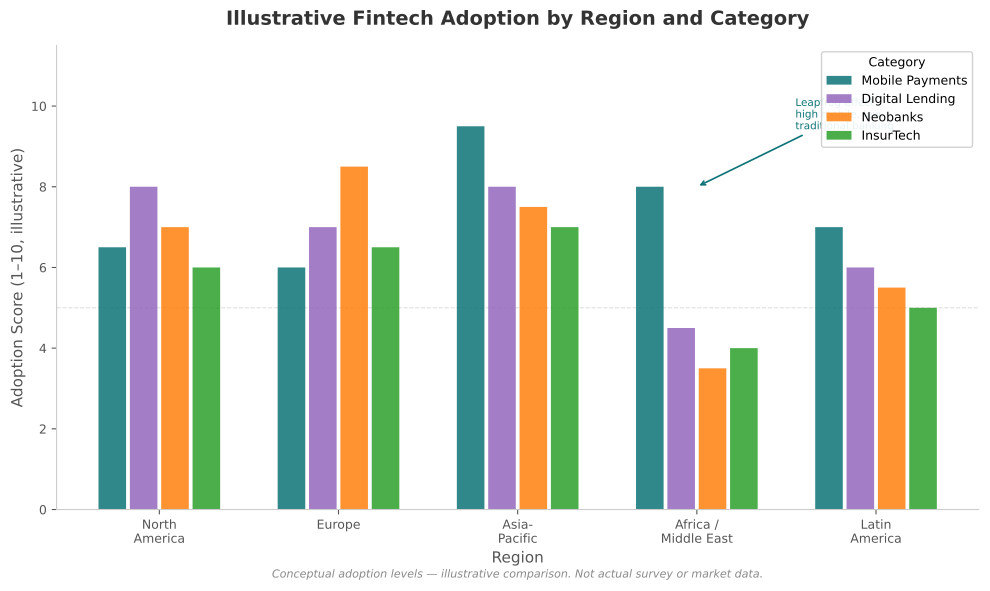

This figure's Python source:
"""
Figure 09: Fintech Impact Comparison by Region
Grouped bar chart: 5 regions x 4 categories on 1-10 illustrative scale.
"""

import sys
import os
sys.path.insert(0, os.path.join(os.path.dirname(__file__), '..', '..', '_shared'))

import matplotlib
matplotlib.use('Agg')
import matplotlib.pyplot as plt
import numpy as np

try:
    from chart_styles import V4_COLORS, apply_v4_style, save_chart
except ImportError:
    V4_COLORS = {
        'MLPURPLE': '#9467BD', 'MLBLUE': '#1F77B4', 'MLRED': '#D62728',
        'MLORANGE': '#FF7F0E', 'MLGREEN': '#2CA02C', 'MLGRAY': '#7F7F7F',
        'MLTEAL': '#0D7377', 'MLCYAN': '#14BDEB', 'MLYELLOW': '#BCBD22',
        'MLPINK': '#E377C2', 'MLBROWN': '#8C564B',
    }
    def apply_v4_style(ax, title='', xlabel='', ylabel=''):
        ax.set_title(title, fontsize=14, fontweight='bold', pad=15, color='#333333')
        if xlabel: ax.set_xlabel(xlabel, fontsize=11, color='#555555')
        if ylabel: ax.set_ylabel(ylabel, fontsize=11, color='#555555')
        ax.spines['top'].set_visible(False)
        ax.spines['right'].set_visible(False)
        ax.spines['left'].set_color('#CCCCCC')
        ax.spines['bottom'].set_color('#CCCCCC')
        ax.tick_params(colors='#555555', labelsize=9)
        ax.set_facecolor('white')
        return ax
    def save_chart(fig, filename='chart.pdf', dpi=300):
        fig.tight_layout()
        fig.savefig(filename, format='pdf', bbox_inches='tight', dpi=dpi, facecolor='white')
        plt.close(fig)
        print(f'Saved: {filename}')

CHART_METADATA = {
    'title': 'Fintech Adoption by Region (Illustrative)',
    'type': 'comparison_bar',
    'section': 'WHERE',
    'lecture_number': 1,
}

regions = ['North\nAmerica', 'Europe', 'Asia-\nPacific', 'Africa /\nMiddle East', 'Latin\nAmerica']
categories = ['Mobile Payments', 'Digital Lending', 'Neobanks', 'InsurTech']
colors = [V4_COLORS['MLTEAL'], V4_COLORS['MLPURPLE'],
          V4_COLORS['MLORANGE'], V4_COLORS['MLGREEN']]

# Illustrative adoption scores (1-10): rows = regions, cols = categories
# North America: high digital lending/neobanks, medium mobile payments
# Europe: high neobanks (open banking), medium others
# Asia-Pacific: very high mobile payments (Alipay, WeChat), high lending
# Africa/ME: very high mobile payments (M-Pesa), low others
# Latin America: high mobile payments (PIX), growing others
scores = np.array([
    [6.5, 8.0, 7.0, 6.0],  # North America
    [6.0, 7.0, 8.5, 6.5],  # Europe
    [9.5, 8.0, 7.5, 7.0],  # Asia-Pacific
    [8.0, 4.5, 3.5, 4.0],  # Africa/ME
    [7.0, 6.0, 5.5, 5.0],  # Latin America
])

n_regions = len(regions)
n_cats = len(categories)
x = np.arange(n_regions)
group_width = 0.7
bar_width = group_width / n_cats
offsets = np.arange(n_cats) * bar_width - group_width / 2 + bar_width / 2

fig, ax = plt.subplots(figsize=(10, 6))

for c_idx, (cat, color) in enumerate(zip(categories, colors)):
    vals = scores[:, c_idx]
    positions = x + offsets[c_idx]
    bars = ax.bar(positions, vals, width=bar_width * 0.88,
                  color=color, alpha=0.85, label=cat)

apply_v4_style(ax,
               title='Illustrative Fintech Adoption by Region and Category',
               xlabel='Region',
               ylabel='Adoption Score (1\u201310, illustrative)')

ax.set_xticks(x)
ax.set_xticklabels(regions, fontsize=9)
ax.set_ylim(0, 11.5)
ax.set_yticks([0, 2, 4, 6, 8, 10])
ax.axhline(y=5, color='#DDDDDD', linewidth=0.8, linestyle='--', zorder=0)

ax.legend(loc='upper right', fontsize=9, framealpha=0.9, title='Category', title_fontsize=9)

# Annotate leapfrog note
ax.annotate('Leapfrog effect:\nhigh mobile, low\ntraditional banking',
            xy=(3, 8.0), xytext=(3.55, 10.2),
            fontsize=7.5, color=V4_COLORS['MLTEAL'],
            arrowprops=dict(arrowstyle='->', color=V4_COLORS['MLTEAL'], lw=1.2),
            ha='left', va='top')

ax.text(0.5, -0.14, 'Conceptual adoption levels \u2014 illustrative comparison. Not actual survey or market data.',
        transform=ax.transAxes, fontsize=8, color='#888888',
        ha='center', va='center', style='italic')

output_path = os.path.join(os.path.dirname(__file__), 'chart.pdf')
save_chart(fig, output_path)
